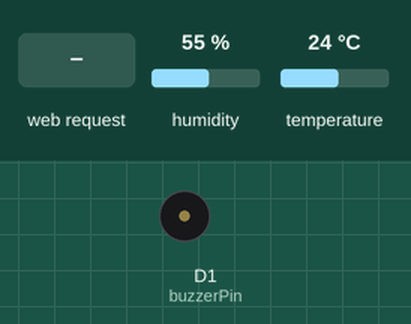
Simulated run of this sketch. Board: ESP8266 (NodeMCU). Parts: buzzer (waves = sounding, pin HIGH). The test bench sets the inputs (shaded band); at power-on: humidity 55 %, temperature 24 °C. WiFi joins after 1.5 s; servers stay silent unless stated; web services answer with replies made up by the test bench; what the sketch prints to the serial monitor is not drawn.

Above: at 3.2 s.
3.3 s: HTTP request GET /BUZZER=ON received
At 18.6 s:
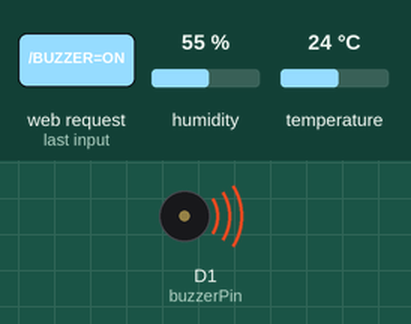
Timing chart, 0 to 20.1 s (numbered marks = the images above; inputs shaded):
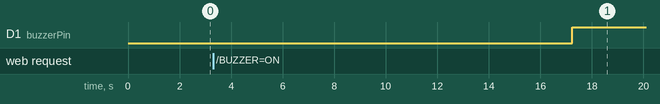

Measured:
- after the input at 3.3 s, D1 (buzzerPin): LOW → HIGH after 13.9 s

The sketch:

BlinkWifi.ino
```cpp
#include <ESP8266WiFi.h>        // Librería para Wi-Fi
#include <ESP8266HTTPClient.h> // Librería para enviar datos HTTP
#include <DHT.h>               // Librería para el sensor DHT11

// Credenciales Wi-Fi
const char* ssid = "Fenix";
const char* password = "rainbow6";

// Configuración de ThingSpeak
const char* serverName = "http://api.thingspeak.com/update";
const char* apiKey = "NFBU6FHGH62L3HV3"; // Reemplaza con tu API Key de ThingSpeak

WiFiServer server(80); // Configurar un servidor web en el puerto 80

// Configuración del DHT11
#define DHTPIN D2  // Pin al que está conectado el DATA del DHT11
#define DHTTYPE DHT11
DHT dht(DHTPIN, DHTTYPE);

// Configuración del buzzer
const int buzzerPin = D1; // Pin del buzzer
bool buzzerState = false; // Estado del buzzer

// Umbral de temperatura para alarma
const float TEMPERATURA_UMBRAL = 50.0;

void setup() {
  Serial.begin(115200); // Inicializa comunicación serial
  pinMode(buzzerPin, OUTPUT);
  digitalWrite(buzzerPin, LOW); // Apaga el buzzer al inicio

  // Inicia el DHT11
  dht.begin();

  // Conectar a la red Wi-Fi
  Serial.print("Conectando a ");
  Serial.println(ssid);
  WiFi.begin(ssid, password);

  while (WiFi.status() != WL_CONNECTED) { //Esperar conexión Wi-Fi
    delay(1000);
    Serial.print(".");
  }

  Serial.println("\nConexión Wi-Fi establecida.");
  Serial.print("Dirección IP: ");
  Serial.println(WiFi.localIP());

  server.begin(); //Inicia el servidor web
}

void loop() {
  WiFiClient client = server.available(); //Esperar cliente
  if (client) {
    Serial.println("Nuevo cliente conectado.");
    String request = client.readStringUntil('\r');
    Serial.println(request);
    client.flush();

    // Procesar solicitud
    if (request.indexOf("/BUZZER=ON") != -1) {
      digitalWrite(buzzerPin, HIGH); //Encender buzzer
      buzzerState = true;
      enviarAThingSpeak(buzzerState, -1, -1); //estado del buzzer
    }
    if (request.indexOf("/BUZZER=OFF") != -1) {
      digitalWrite(buzzerPin, LOW); // Apagar buzzer
      buzzerState = false;
      enviarAThingSpeak(buzzerState, -1, -1); //estado del buzzer
    }

    // Responder al cliente
    client.println("HTTP/1.1 200 OK");
    client.println("Content-Type: text/html");
    client.println("Connection: close");
    client.println();
    client.println("<!DOCTYPE HTML>");
    client.println("<html>");
    client.println("<h1>Control del Buzzer</h1>");
    client.println("<p><a href=\"/BUZZER=ON\">Encender Buzzer</a></p>");
    client.println("<p><a href=\"/BUZZER=OFF\">Apagar Buzzer</a></p>");
    client.println("</html>");
    client.stop();
    Serial.println("Cliente desconectado.");
  }

  // Leer temperatura y humedad
  float temperatura = dht.readTemperature();
  float humedad = dht.readHumidity();

  // Verificar si hay un error en la lectura
  if (isnan(temperatura) || isnan(humedad)) {
    Serial.println("Error al leer el sensor DHT11");
    return;
  }

  // Mostrar datos en el monitor serial
  Serial.print("Temperatura: ");
  Serial.print(temperatura);
  Serial.println(" °C");
  Serial.print("Humedad: ");
  Serial.print(humedad);
  Serial.println(" %");

  // Activar alarma si supera el umbral
  if (temperatura > TEMPERATURA_UMBRAL) {
    digitalWrite(buzzerPin, HIGH); // Encender buzzer
    buzzerState = true;
  }

  // Enviar datos a ThingSpeak
  enviarAThingSpeak(buzzerState, temperatura, humedad);

  delay(15000); // Enviar datos cada 15 segundos
}

// Función para enviar datos a ThingSpeak
void enviarAThingSpeak(bool estado, float temperatura, float humedad) {
  if (WiFi.status() == WL_CONNECTED) { // Verificar conexión Wi-Fi
    WiFiClient client;
    HTTPClient http;

    // Preparar URL
    String url = String(serverName) + "?api_key=" + apiKey +
                 "&field1=" + (estado ? "1" : "0") +
                 "&field2=" + String(temperatura) +
                 "&field3=" + String(humedad);

    Serial.println("Enviando datos a ThingSpeak: " + url);

    http.begin(client, url); // Conectar al servidor
    int httpCode = http.GET();

    if (httpCode > 0) {
      Serial.println("Respuesta de ThingSpeak: " + String(httpCode));
      Serial.println(http.getString());
    } else {
      Serial.println("Error al enviar datos: " + String(http.errorToString(httpCode).c_str()));
    }

    http.end();
  } else {
    Serial.println("Wi-Fi no conectado, no se pueden enviar datos.");
  }
}
```
